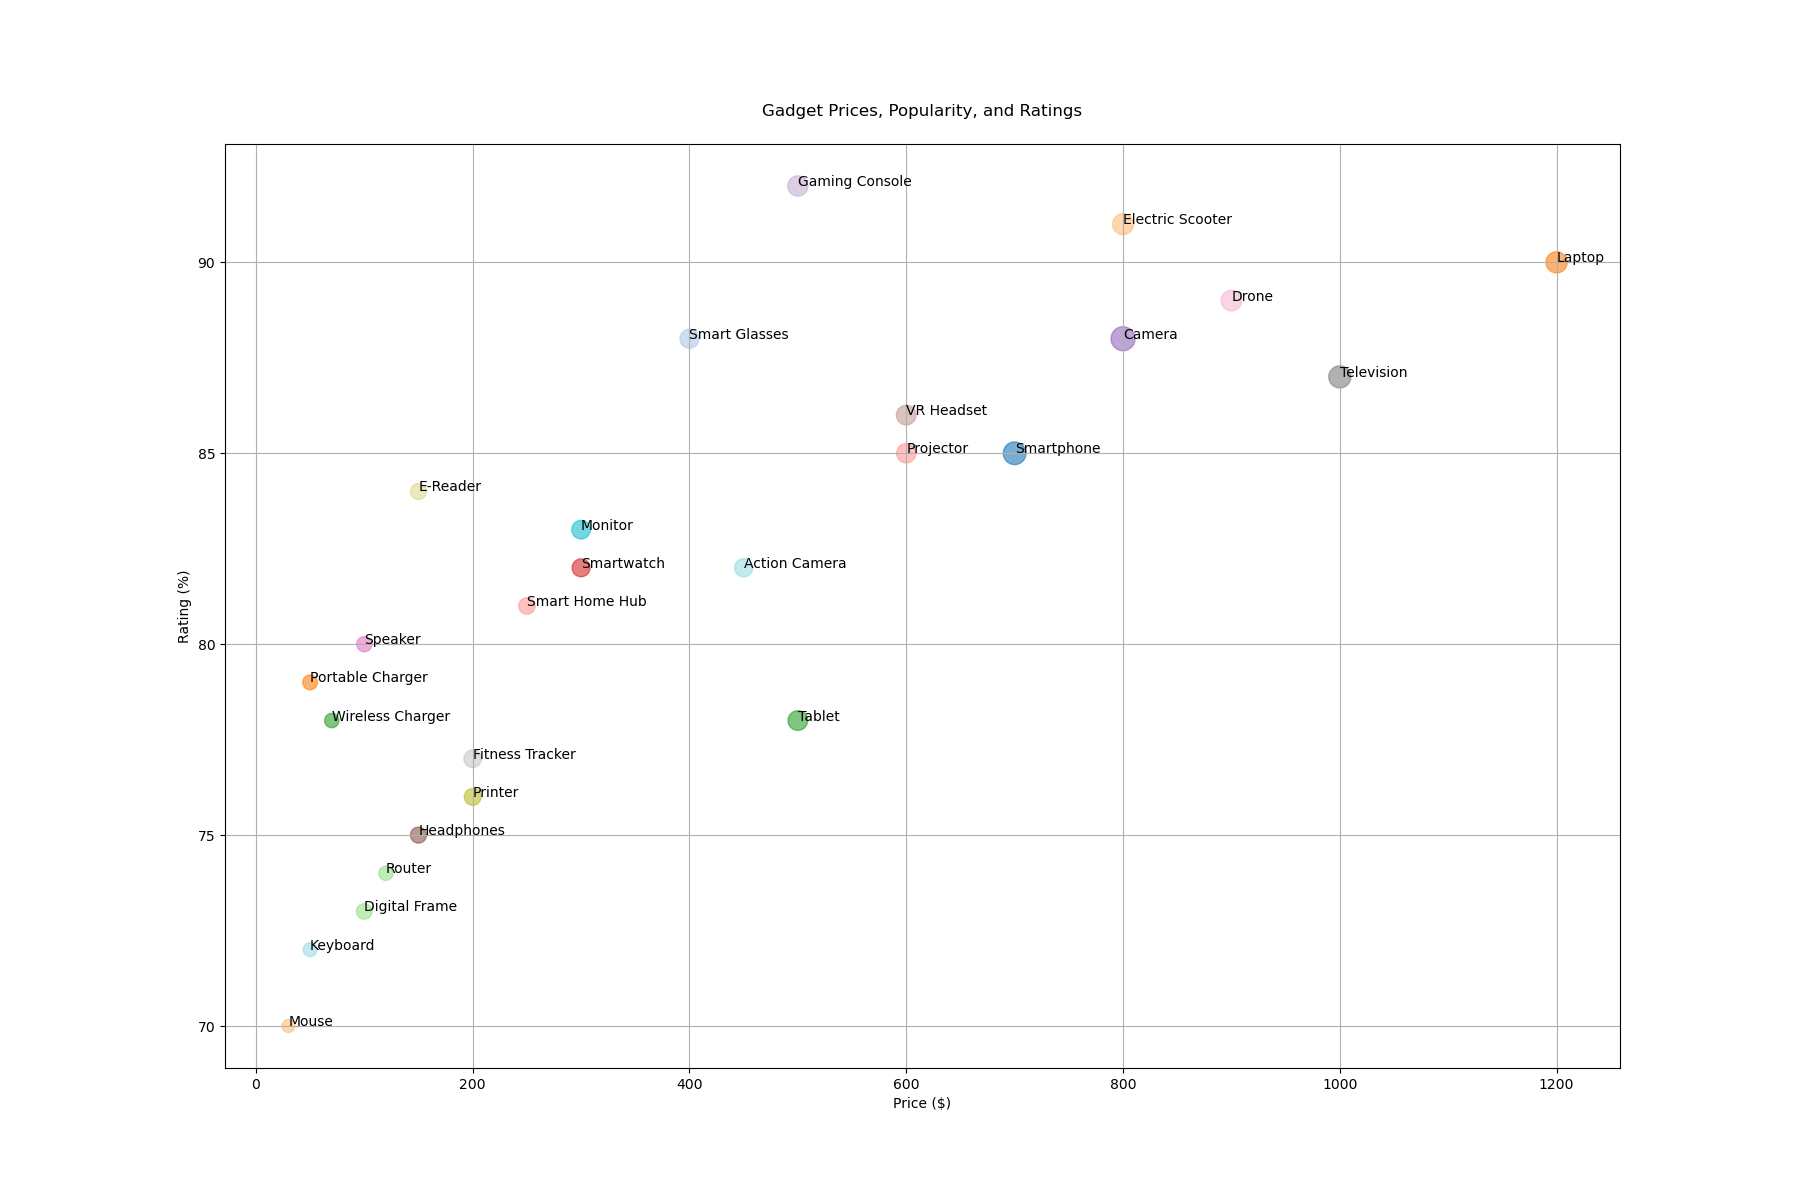

Generate this figure with Python:

import matplotlib.pyplot as plt

# Define data
products = [
    "Smartphone", "Laptop", "Tablet", "Smartwatch", "Camera", "Headphones", 
    "Speaker", "Television", "Printer", "Monitor", "Keyboard", "Mouse", 
    "Router", "Smart Home Hub", "VR Headset", "Drone", "Fitness Tracker", 
    "E-Reader", "Smart Glasses", "Portable Charger", "Gaming Console", 
    "Projector", "Action Camera", "Digital Frame", "Electric Scooter", 
    "Wireless Charger"
]

price = [
    700, 1200, 500, 300, 800, 150, 100, 1000, 200, 300, 50, 30, 120, 250, 
    600, 900, 200, 150, 400, 50, 500, 600, 450, 100, 800, 70
]

popularity = [
    400, 350, 300, 250, 450, 200, 180, 380, 220, 270, 150, 130, 160, 210, 
    300, 330, 240, 200, 280, 170, 320, 290, 260, 190, 340, 160
]

rating = [
    85, 90, 78, 82, 88, 75, 80, 87, 76, 83, 72, 70, 74, 81, 86, 89, 77, 84, 
    88, 79, 92, 85, 82, 73, 91, 78
]

# Create a figure with specified width and height
fig, ax = plt.subplots(figsize=(18, 12))

# Bubble sizes as a fraction of popularity (adjust the scaling as needed)
sizes = [popularity[i] / 1.5 for i in range(len(popularity))]

# Scatter plot (using price as weight for bubble size)
scatter = ax.scatter(
    price, rating, s=sizes, alpha=0.6,
    color=[
        '#1f77b4', '#ff7f0e', '#2ca02c', '#d62728', '#9467bd', '#8c564b', 
        '#e377c2', '#7f7f7f', '#bcbd22', '#17becf', '#9edae5', '#ffbb78', 
        '#98df8a', '#ff9896', '#c49c94', '#f7b6d2', '#c7c7c7', '#dbdb8d', 
        '#aec7e8', '#ff7f0e', '#c5b0d5', '#ff9896', '#9edae5', '#98df8a', 
        '#ffbb78', '#2ca02c'
    ]
)

# Customize the appearance
ax.set_title('Gadget Prices, Popularity, and Ratings', pad=20)
ax.set_xlabel('Price ($)')
ax.set_ylabel('Rating (%)')
ax.grid(True)

# Adding the names of the products to the bubbles
for i, txt in enumerate(products):
    ax.annotate(txt, (price[i], rating[i]))

plt.show()
